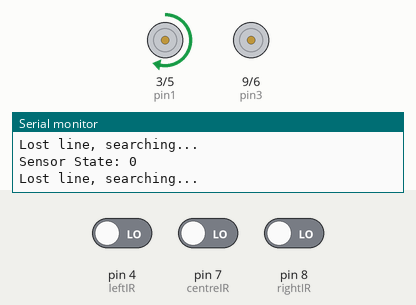
The sketch below on a simulated Arduino Uno, built with avr-gcc and run on an emulated ATmega328P. Parts: motor-driver pin pairs drawn as motors (green arrow = first pin HIGH = forward, orange = second pin HIGH = backward, longer = more drive), the last lines printed to the serial monitor. Inputs (shaded band) come from the test bench; at power-on: pin 4 (leftIR) LOW, pin 7 (centreIR) LOW, pin 8 (rightIR) LOW.

Above: at 1.2 s.
1.3 s: pin 4 (leftIR) driven HIGH
At 2.3 s:
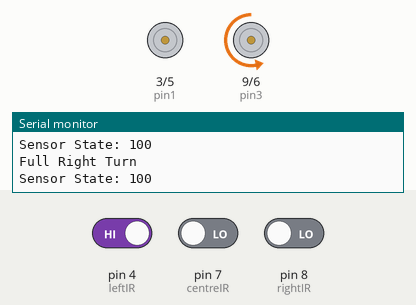
2.8 s: pin 7 (centreIR) driven HIGH
At 3.3 s:
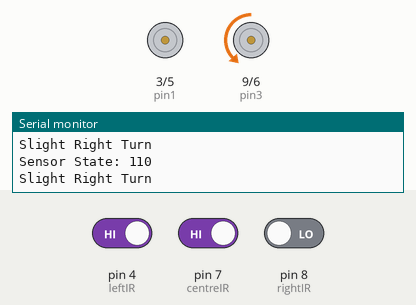
4.3 s: pin 8 (rightIR) driven HIGH
At 5.5 s:
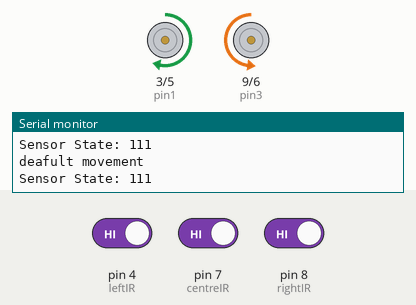
5.8 s: pin 4 (leftIR) driven LOW
At 6.7 s:
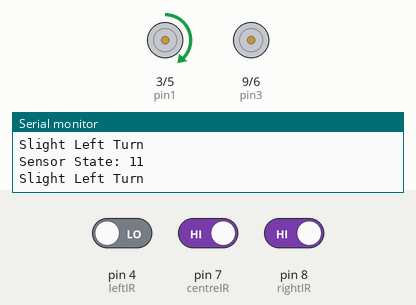
7.3 s: pin 7 (centreIR) driven LOW
At 7.7 s:
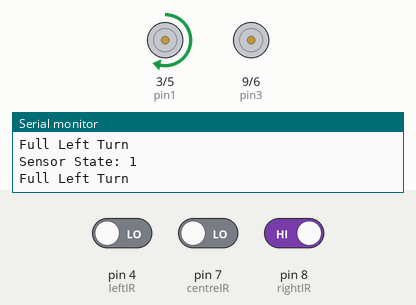
Timing chart, 0 to 10.3 s (numbered marks = the images above; inputs shaded):
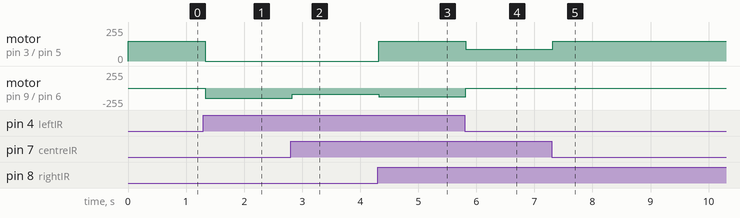

Measured:
- after the input at 1.3 s, motor on pin 3 (pin1) / pin 5 (pin2): forward 150/255 → stopped at once; motor on pin 9 (pin3) / pin 6 (pin4): stopped → backward 150/255 at once
- after the input at 2.8 s, motor on pin 9 (pin3) / pin 6 (pin4): backward 150/255 → backward 90/255 at once
- after the input at 4.3 s, motor on pin 3 (pin1) / pin 5 (pin2): stopped → forward 150/255 at once; motor on pin 9 (pin3) / pin 6 (pin4): backward 90/255 → backward 130/255 at once
- after the input at 5.8 s, motor on pin 3 (pin1) / pin 5 (pin2): forward 150/255 → forward 90/255 at once; motor on pin 9 (pin3) / pin 6 (pin4): backward 130/255 → stopped at once
- after the input at 7.3 s, motor on pin 3 (pin1) / pin 5 (pin2): forward 90/255 → forward 150/255 at once

The sketch:

LFR_3_Senor.ino
```cpp
// Motor pins setup
int pin1 = 3, pin2 = 5, pin3 = 9, pin4 = 6;

// IR sensor pins setup
int leftIR = 4, centreIR = 7, rightIR = 8;

// Speed control
int base_speed = 130;          // Normal forward speed
int turn_speed = 150;           // Speed for sharp turns
int slight_turn_speed = 90;    // Speed for slight turns
int stability_delay = 40;      // Delay to stabilize movement

void setup() {
  // Motor pins setup
  pinMode(pin1, OUTPUT);
  pinMode(pin2, OUTPUT);
  pinMode(pin3, OUTPUT);
  pinMode(pin4, OUTPUT);

  // IR sensor pins setup
  pinMode(leftIR, INPUT);
  pinMode(centreIR, INPUT);
  pinMode(rightIR, INPUT);

  Serial.begin(9600); // Debugging
}

void loop() {
  // Read sensor values
  int left = digitalRead(leftIR);      // 1 if on black line, 0 if on white
  int centre = digitalRead(centreIR);  // 1 if on black line, 0 if on white
  int right = digitalRead(rightIR);    // 1 if on black line, 0 if on white

  // Combine sensor readings into a single value
  int sensorState = (left << 2) | (centre << 1) | right; // L C R in binary
  Serial.print("Sensor State: ");
  Serial.println(sensorState, BIN); // Print the state in binary

  // Implement logic based on sensorState
  switch (sensorState) {
    case 0b000: // 000: All sensors on white (Lost line)
      Serial.println("Lost line, searching...");
      search_for_line();
      break;

    case 0b001: // 001: Right on black (Turn left)
      Serial.println("Full Left Turn");
      turn_left();
      break;

//    case 0b010: // 010: Center on black (Move forward)
//      Serial.println("Moving Forward");
//      forward();
//      break;sensorState

    case 0b011: // 011: Center and right on black (Slight left turn)
      Serial.println("Slight Left Turn");
      slight_left();
      break;

    case 0b100: // 100: Left on black (Turn right)
      Serial.println("Full Right Turn");
      turn_right();
      break;

//    case 0b101: // 101: Left and right on black (Move forward)
//      Serial.println("Moving Forward");
//      forward();
//      break;

    case 0b110: // 110: Left and center on black (Slight right turn)
      Serial.println("Slight Right Turn");
      slight_right();
      break;

//    case 0b111: // 111: All sensors on black (Move forward)
//      Serial.println("Moving Forward");
//      forward();
//      break;
      default:
      Serial.println("deafult movement");
      forward();
      break;
  }

  delay(stability_delay);  // Allow for smoother motor movements
}

// Functions for robot movement
void forward() {
  analogWrite(pin1, base_speed);
  analogWrite(pin2, LOW);
  analogWrite(pin3, LOW);
  analogWrite(pin4, base_speed);
}

void turn_left() {
  analogWrite(pin1, turn_speed);
  analogWrite(pin2, LOW);
  analogWrite(pin3, LOW);
  analogWrite(pin4, LOW);
}

void slight_left() {
  analogWrite(pin1, slight_turn_speed);
  analogWrite(pin2, LOW);
  analogWrite(pin3, LOW);
  analogWrite(pin4, LOW);
}

void turn_right() {
  analogWrite(pin1, LOW);
  analogWrite(pin2, LOW);
  analogWrite(pin3, LOW);
  analogWrite(pin4, turn_speed);
}

void slight_right() {
  analogWrite(pin1, LOW);
  analogWrite(pin2, LOW);
  analogWrite(pin3, LOW);
  analogWrite(pin4, slight_turn_speed);
}

void stop_motors() {
  analogWrite(pin1, LOW);
  analogWrite(pin2, LOW);
  analogWrite(pin3, LOW);
  analogWrite(pin4, LOW);
}

// Searching for the line
void search_for_line() {
  turn_left();
//  delay(400);  // Turn left for 400 ms
//  turn_right();
//  delay(400);  // Then turn right for 400 ms
//  forward();
//  delay(200);  // Move forward briefly
}
```
